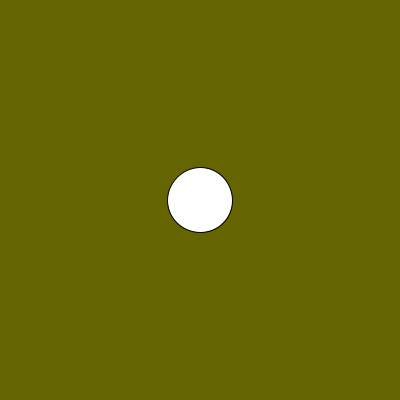
Frame 1 (no input)
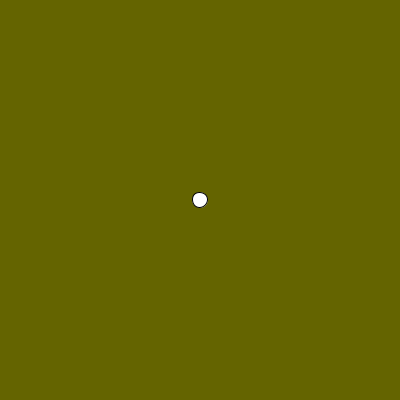
Frame 60 (the mouse pressed at the canvas centre just before this capture)
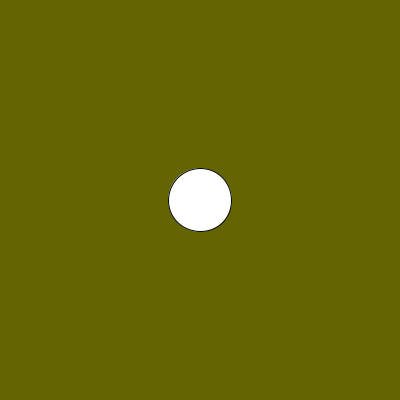
Frame 120 (the mouse held since frame 60 and released just before this capture)

The Processing sketch that drew these frames (run headless with seeded random() and noise(); from frame 60 on, the mouse is pressed at the canvas centre):

// Processing sketch: przyklad010fZmienne1
// ── przyklad010fZmienne1.pde
void setup()
{
  size(400, 400);
}

float srednica;

void draw()
{
  background(100,100,0);
  srednica = random(100);
  ellipse(200, 200, srednica, srednica);
}
